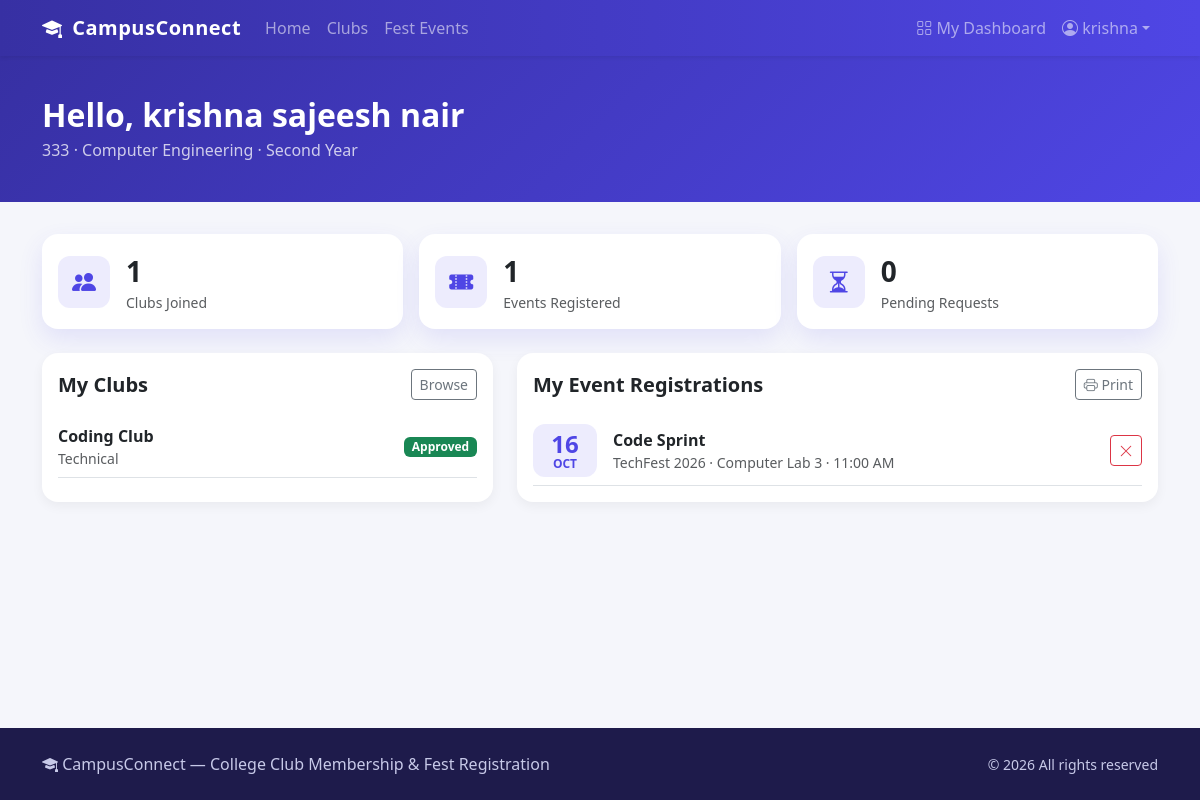
/dashboard (signed in), run on the app's committed database.
### tables this page shows
CREATE TABLE "users" (
    id            INTEGER PRIMARY KEY AUTOINCREMENT,
    name          TEXT    NOT NULL,
    email         TEXT    NOT NULL UNIQUE,
    password_hash TEXT    NOT NULL,
    roll_no       TEXT,
    department    TEXT,
    year          TEXT,
    phone         TEXT,
    role          TEXT    NOT NULL DEFAULT 'student' CHECK (role IN ('student', 'admin', 'club_admin')),
    club_id       INTEGER REFERENCES clubs(id) ON DELETE CASCADE,    created_at    TEXT    NOT NULL DEFAULT CURRENT_TIMESTAMP
);

CREATE TABLE memberships (
    id        INTEGER PRIMARY KEY AUTOINCREMENT,
    user_id   INTEGER NOT NULL REFERENCES users(id) ON DELETE CASCADE,
    club_id   INTEGER NOT NULL REFERENCES clubs(id) ON DELETE CASCADE,
    status    TEXT    NOT NULL DEFAULT 'pending' CHECK (status IN ('pending', 'approved', 'rejected')),
    joined_at TEXT    NOT NULL DEFAULT CURRENT_TIMESTAMP,
    UNIQUE (user_id, club_id)
);

CREATE TABLE clubs (
    id            INTEGER PRIMARY KEY AUTOINCREMENT,
    name          TEXT    NOT NULL UNIQUE,
    category      TEXT    NOT NULL,
    description   TEXT    NOT NULL,
    coordinator   TEXT,
    contact_email TEXT,
    created_at    TEXT    NOT NULL DEFAULT CURRENT_TIMESTAMP
);

CREATE TABLE registrations (
    id            INTEGER PRIMARY KEY AUTOINCREMENT,
    user_id       INTEGER NOT NULL REFERENCES users(id) ON DELETE CASCADE,
    event_id      INTEGER NOT NULL REFERENCES events(id) ON DELETE CASCADE,
    registered_at TEXT    NOT NULL DEFAULT CURRENT_TIMESTAMP,
    UNIQUE (user_id, event_id)
);

CREATE TABLE events (
    id               INTEGER PRIMARY KEY AUTOINCREMENT,
    title            TEXT    NOT NULL,
    fest_name        TEXT    NOT NULL,
    club_id          INTEGER REFERENCES clubs(id) ON DELETE SET NULL,
    description      TEXT    NOT NULL,
    venue            TEXT    NOT NULL,
    event_date       TEXT    NOT NULL,
    event_time       TEXT    NOT NULL,
    max_participants INTEGER NOT NULL DEFAULT 100,
    created_at       TEXT    NOT NULL DEFAULT CURRENT_TIMESTAMP
);

### app.py (the view)
@app.route("/dashboard")
@login_required
def dashboard():
    if g.user["role"] != "student":
        return redirect(url_for(HOME_ENDPOINTS[g.user["role"]]))
    db = get_db()
    memberships = db.execute(
        """SELECT m.*, c.name, c.category FROM memberships m
           JOIN clubs c ON c.id = m.club_id
           WHERE m.user_id = ? ORDER BY m.joined_at DESC""",
        (g.user["id"],),
    ).fetchall()
    registrations = db.execute(
        """SELECT r.registered_at, e.* FROM registrations r
           JOIN events e ON e.id = r.event_id
           WHERE r.user_id = ? ORDER BY e.event_date, e.event_time""",
        (g.user["id"],),
    ).fetchall()
    return render_template("dashboard.html", memberships=memberships, registrations=registrations)

### app.py (called while the page is built)
def get_db():
    if "db" not in g:
        g.db = sqlite3.connect(DATABASE)
        g.db.row_factory = sqlite3.Row
        g.db.execute("PRAGMA foreign_keys = ON")
    return g.db

@app.before_request
def load_user():
    user_id = session.get("user_id")
    g.user = None
    g.club = None
    if user_id is not None:
        db = get_db()
        g.user = db.execute("SELECT * FROM users WHERE id = ?", (user_id,)).fetchone()
        if g.user is not None and g.user["role"] == "club_admin":
            g.club = db.execute("SELECT * FROM clubs WHERE id = ?", (g.user["club_id"],)).fetchone()

def current_portal():
    user = g.get("user")
    return "club_admin" if user is not None and user["role"] == "club_admin" else "admin"

@app.context_processor
def inject_globals():
    return {
        "user": g.get("user"),
        "my_club": g.get("club"),
        "portal": current_portal(),
        "category_icons": CATEGORY_ICONS,
        "today": date.today().isoformat(),
    }

@app.template_filter("fmt_time")
def fmt_time(value):
    try:
        return datetime.strptime(value, "%H:%M").strftime("%I:%M %p")
    except (TypeError, ValueError):
        return value

def login_required(view):
    @wraps(view)
    def wrapped(*args, **kwargs):
        if g.user is None:
            flash("Please log in to continue.", "warning")
            return redirect(url_for("login", next=request.path))
        return view(*args, **kwargs)
    return wrapped

### templates/dashboard.html (shortened to what this page needs)
{% extends "base.html" %}
{% from "_macros.html" import date_badge, status_badge %}
{% block content %}
<div class="page-header">
    <div class="container">
        <h1 class="h2 fw-bold mb-1">Hello, {{ user.name }}</h1>
        <p class="mb-0 opacity-75">{{ user.roll_no }} &middot; {{ user.department }} &middot; {{ user.year }}</p>
    </div>
</div>
<div class="container">
    <div class="row g-3 mb-4">
        <div class="col-md-4">
            <div class="card stat-card"><div class="card-body d-flex gap-3 align-items-center">
                <span class="stat-icon"><i class="bi bi-people-fill"></i></span>
                <div><div class="fs-3 fw-bold">{{ memberships|selectattr('status', 'equalto', 'approved')|list|length }}</div><div class="small text-muted">Clubs Joined</div></div>
            </div></div>
        </div>
        <div class="col-md-4">
            <div class="card stat-card"><div class="card-body d-flex gap-3 align-items-center">
                <span class="stat-icon"><i class="bi bi-ticket-perforated-fill"></i></span>
                <div><div class="fs-3 fw-bold">{{ registrations|length }}</div><div class="small text-muted">Events Registered</div></div>
            </div></div>
        </div>
        <div class="col-md-4">
            <div class="card stat-card"><div class="card-body d-flex gap-3 align-items-center">
                <span class="stat-icon"><i class="bi bi-hourglass-split"></i></span>
                <div><div class="fs-3 fw-bold">{{ memberships|selectattr('status', 'equalto', 'pending')|list|length }}</div><div class="small text-muted">Pending Requests</div></div>
            </div></div>
        </div>
    </div>
    <div class="row g-4">
        <div class="col-lg-5">
            <div class="card hover-card h-100">
                <div class="card-body">
                    <div class="d-flex justify-content-between align-items-center mb-3">
                        <h5 class="fw-bold mb-0">My Clubs</h5>
                        <a href="{{ url_for('clubs') }}" class="btn btn-sm btn-outline-secondary">Browse</a>
                    </div>
                    {% for m in memberships %}
                    <div class="d-flex justify-content-between align-items-center border-bottom py-2">
                        <div>
                            <a href="{{ url_for('club_detail', club_id=m.club_id) }}" class="fw-semibold text-decoration-none text-reset">{{ m.name }}</a>
                            <div class="small text-muted">{{ m.category }}</div>
                        </div>
                        {{ status_badge(m.status) }}
                    </div>
                    {% else %}
                    <p class="text-muted">You haven't joined any clubs yet.</p>
                    {% endfor %}
                </div>
            </div>
        </div>
        <div class="col-lg-7">
            <div class="card hover-card h-100">
                <div class="card-body">
                    <div class="d-flex justify-content-between align-items-center mb-3">
                        <h5 class="fw-bold mb-0">My Event Registrations</h5>
                        <button onclick="window.print()" class="btn btn-sm btn-outline-secondary no-print"><i class="bi bi-printer"></i> Print</button>
                    </div>
                    {% for e in registrations %}
                    <div class="d-flex gap-3 align-items-center border-bottom py-2">
                        {{ date_badge(e.event_date) }}
                        <div class="flex-grow-1">
                            <a href="{{ url_for('event_detail', event_id=e.id) }}" class="fw-semibold text-decoration-none text-reset">{{ e.title }}</a>
                            <div class="small text-muted">{{ e.fest_name }} &middot; {{ e.venue }} &middot; {{ e.event_time|fmt_time }}</div>
                        </div>
                        {% if e.event_date >= today %}
                        <form method="post" action="{{ url_for('cancel_registration', event_id=e.id) }}" data-confirm="Cancel registration for {{ e.title }}?" class="no-print">
                            <button class="btn btn-sm btn-outline-danger" title="Cancel"><i class="bi bi-x-lg"></i></button>
                        </form>
                        {% else %}
                        <span class="badge text-bg-secondary">Completed</span>
                        {% endif %}
                    </div>
                    {% else %}
                    <p class="text-muted">No registrations yet. <a href="{{ url_for('events') }}" class="text-brand">Find an event</a></p>
                    {% endfor %}
                </div>
            </div>
        </div>
    </div>
</div>
{% endblock %}

### templates/base.html (shortened to what this page needs)
<!doctype html>
<html lang="en">
<head>
    <link href="https://cdn.jsdelivr.net/npm/bootstrap@5.3.3/dist/css/bootstrap.min.css" rel="stylesheet">
    <link href="https://cdn.jsdelivr.net/npm/bootstrap-icons@1.11.3/font/bootstrap-icons.min.css" rel="stylesheet">
    <link href="{{ url_for('static', filename='css/style.css') }}" rel="stylesheet">
</head>
<body class="d-flex flex-column min-vh-100">
<nav class="navbar navbar-expand-lg navbar-dark bg-brand shadow-sm sticky-top">
    <div class="container">
        <a class="navbar-brand" href="{{ url_for('index') }}"><i class="bi bi-mortarboard-fill me-1"></i> CampusConnect</a>
        <div class="collapse navbar-collapse" id="mainNav">
            <ul class="navbar-nav me-auto">
                <li class="nav-item"><a class="nav-link {% if request.endpoint == 'index' %}active{% endif %}" href="{{ url_for('index') }}">Home</a></li>
                <li class="nav-item"><a class="nav-link {% if request.endpoint in ['clubs', 'club_detail'] %}active{% endif %}" href="{{ url_for('clubs') }}">Clubs</a></li>
                <li class="nav-item"><a class="nav-link {% if request.endpoint in ['events', 'event_detail'] %}active{% endif %}" href="{{ url_for('events') }}">Fest Events</a></li>
            </ul>
            <ul class="navbar-nav">
                {% if user %}
                    {% if user.role == 'admin' %}
                        <li class="nav-item"><a class="nav-link" href="{{ url_for('admin_dashboard') }}"><i class="bi bi-speedometer2"></i> Admin Panel</a></li>
                    {% elif user.role == 'club_admin' %}
                        <li class="nav-item"><a class="nav-link" href="{{ url_for('club_admin_dashboard') }}"><i class="bi bi-speedometer2"></i> Club Portal</a></li>
                    {% else %}
                        <li class="nav-item"><a class="nav-link" href="{{ url_for('dashboard') }}"><i class="bi bi-grid"></i> My Dashboard</a></li>
                    {% endif %}
                    <li class="nav-item dropdown">
                        <a class="nav-link dropdown-toggle" href="#" data-bs-toggle="dropdown"><i class="bi bi-person-circle"></i> {{ user.name.split()[0] }}</a>
                    </li>
                {% else %}
                    <li class="nav-item"><a class="nav-link" href="{{ url_for('login') }}">Login</a></li>
                    <li class="nav-item"><a class="btn btn-light btn-sm ms-lg-2 mt-1" href="{{ url_for('register') }}">Register</a></li>
                {% endif %}
            </ul>
        </div>
    </div>
</nav>
<main class="flex-grow-1">
    {% block content %}{% endblock %}
</main>
<footer class="py-4 mt-5">
    <div class="container d-flex flex-column flex-md-row justify-content-between align-items-center gap-2">
        <span><i class="bi bi-mortarboard-fill"></i> CampusConnect &mdash; College Club Membership &amp; Fest Registration</span>
        <span class="small">&copy; 2026 All rights reserved</span>
    </div>
</footer>
</body>
</html>

### templates/_macros.html
{% macro date_badge(value) %}
    {% set parts = value.split('-') %}
    {% set months = ['Jan','Feb','Mar','Apr','May','Jun','Jul','Aug','Sep','Oct','Nov','Dec'] %}
    <div class="date-badge">
        <div class="day">{{ parts[2] }}</div>
        <div class="month">{{ months[parts[1]|int - 1] }}</div>
    </div>
{% endmacro %}
{% macro status_badge(status) %}
    {% set colors = {'pending': 'warning', 'approved': 'success', 'rejected': 'danger'} %}
    <span class="badge text-bg-{{ colors.get(status, 'secondary') }} text-capitalize">{{ status }}</span>
{% endmacro %}

### static/css/style.css (style rules this page uses)
:root { --brand: #4f46e5; --brand-dark: #3730a3; --accent: #ec4899; }
body { background: #f5f6fb; font-family: "Segoe UI", system-ui, -apple-system, sans-serif; }
.navbar-brand { font-weight: 700; letter-spacing: .5px; }
.bg-brand { background: linear-gradient(90deg, var(--brand-dark), var(--brand)); }
.page-header { background: linear-gradient(135deg, var(--brand-dark), var(--brand)); color: #fff; padding: 2.5rem 0; margin-bottom: 2rem; }
.stat-card { border: 0; border-radius: 1rem; box-shadow: 0 10px 25px rgba(79, 70, 229, .12); }
.stat-card .stat-icon { width: 52px; height: 52px; border-radius: 12px; display: inline-flex; align-items: center; justify-content: center; font-size: 1.5rem; background: rgba(79, 70, 229, .1); color: var(--brand); }
.hover-card { border: 0; border-radius: 1rem; transition: transform .2s ease, box-shadow .2s ease; box-shadow: 0 4px 12px rgba(0, 0, 0, .05); }
.date-badge { min-width: 64px; text-align: center; border-radius: .75rem; background: rgba(79, 70, 229, .1); color: var(--brand); padding: .4rem .5rem; line-height: 1.1; }
.date-badge .day { font-size: 1.5rem; font-weight: 700; }
.date-badge .month { font-size: .75rem; text-transform: uppercase; font-weight: 600; }
footer { background: #1e1b4b; color: #c7c9e8; }

### data on the page
users: name "krishna", name "krishna sajeesh nair", roll_no "333", department "Computer Engineering", year "Second Year"
memberships: name "Coding Club", category "Technical", status "Approved"
registrations: parts "16", months "OCT", title "Code Sprint", fest_name "TechFest 2026", venue "Computer Lab 3", event_time|fmt_time "11:00 AM"

### other printed values
{{ memberships|selectattr('status', 'equalto', 'approved')|list|length }} "1"
{{ registrations|length }} "1"
{{ memberships|selectattr('status', 'equalto', 'pending')|list|length }} "0"
